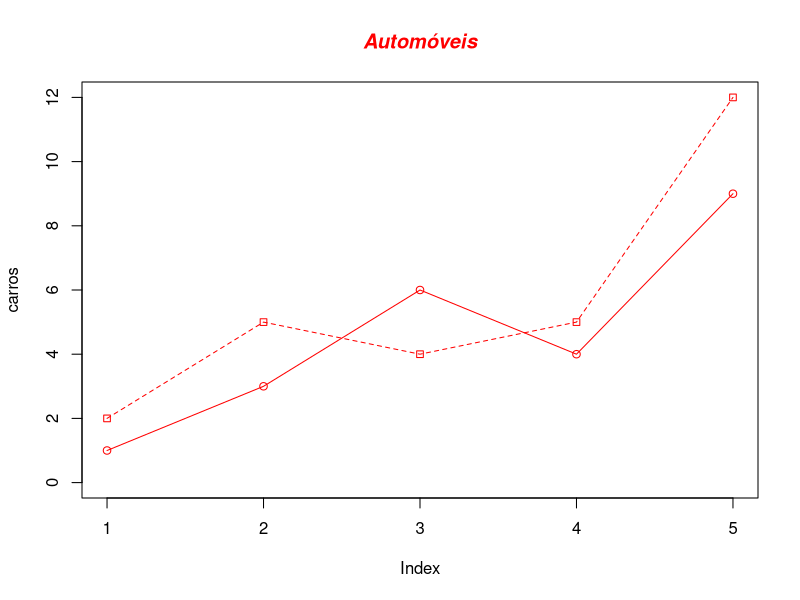

This figure's R source:
# Define 2 vectors
carros <- c(1, 3, 6, 4, 9)### mudei o nome
caminhoes <- c(2, 5, 4, 5, 12)### mudei o nome

# Graph cars using a y axis that ranges from 0 to 12
plot(carros, type="o", col="red", ylim=c(0,12))

# Graph trucks with red dashed line and square points
lines(caminhoes, type="o", pch=22, lty=2, col="red")

# Create a title with a red, bold/italic font
title(main="Automóveis", col.main="red", font.main=4)
